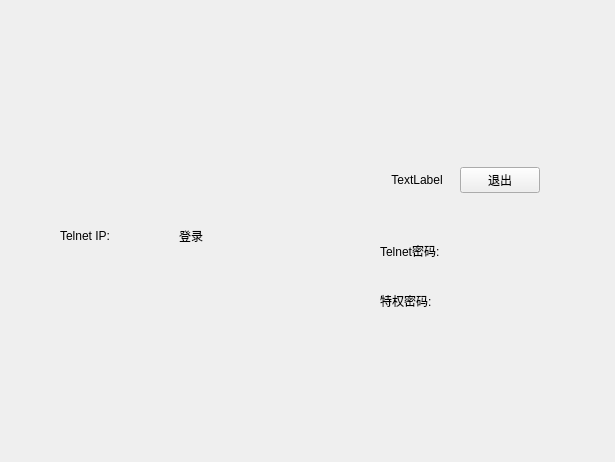
<?xml version="1.0" encoding="UTF-8"?>
<ui version="4.0">
 <class>Form</class>
 <widget class="QWidget" name="Form">
  <property name="geometry">
   <rect>
    <x>0</x>
    <y>0</y>
    <width>615</width>
    <height>462</height>
   </rect>
  </property>
  <property name="windowTitle">
   <string>Form</string>
  </property>
  <widget class="QWidget" name="horizontalLayoutWidget_2">
   <property name="geometry">
    <rect>
     <x>380</x>
     <y>230</y>
     <width>160</width>
     <height>41</height>
    </rect>
   </property>
   <layout class="QHBoxLayout" name="pwdChangeFormLeft2">
    <item>
     <widget class="QLabel" name="tel_pass">
      <property name="text">
       <string>Telnet密码:</string>
      </property>
     </widget>
    </item>
   </layout>
  </widget>
  <widget class="QWidget" name="horizontalLayoutWidget_3">
   <property name="geometry">
    <rect>
     <x>380</x>
     <y>280</y>
     <width>160</width>
     <height>41</height>
    </rect>
   </property>
   <layout class="QHBoxLayout" name="pwdChangeFormLeft3">
    <item>
     <widget class="QLabel" name="pass">
      <property name="text">
       <string>特权密码:</string>
      </property>
     </widget>
    </item>
   </layout>
  </widget>
  <widget class="QWidget" name="horizontalLayoutWidget_4">
   <property name="geometry">
    <rect>
     <x>380</x>
     <y>140</y>
     <width>160</width>
     <height>80</height>
    </rect>
   </property>
   <layout class="QHBoxLayout" name="main_layout_logined">
    <item>
     <widget class="QLabel" name="teled_ip">
      <property name="text">
       <string>TextLabel</string>
      </property>
      <property name="alignment">
       <set>Qt::AlignCenter</set>
      </property>
     </widget>
    </item>
    <item>
     <widget class="QPushButton" name="login_out">
      <property name="text">
       <string>退出</string>
      </property>
     </widget>
    </item>
   </layout>
  </widget>
  <widget class="QWidget" name="verticalLayoutWidget_2">
   <property name="geometry">
    <rect>
     <x>60</x>
     <y>130</y>
     <width>231</width>
     <height>211</height>
    </rect>
   </property>
   <layout class="QVBoxLayout" name="main_layout">
    <item>
     <layout class="QHBoxLayout" name="pwdConfLayout1">
      <item>
       <layout class="QVBoxLayout" name="pwdChangeLayout">
        <item>
         <layout class="QHBoxLayout" name="pwdChangeForm">
          <item>
           <layout class="QVBoxLayout" name="pwdChangeFormLeft">
            <item>
             <layout class="QHBoxLayout" name="pwdChangeFormLeft1">
              <item>
               <widget class="QLabel" name="tel_ip">
                <property name="text">
                 <string>Telnet IP:</string>
                </property>
               </widget>
              </item>
             </layout>
            </item>
           </layout>
          </item>
          <item>
           <layout class="QVBoxLayout" name="pwdChangeFormRight">
            <item>
             <widget class="QLabel" name="pwdChangeFormRightBtn">
              <property name="text">
               <string>登录</string>
              </property>
             </widget>
            </item>
           </layout>
          </item>
         </layout>
        </item>
       </layout>
      </item>
     </layout>
    </item>
    <item>
     <layout class="QHBoxLayout" name="pwdConfLayout"/>
    </item>
   </layout>
  </widget>
 </widget>
 <resources/>
 <connections/>
</ui>
